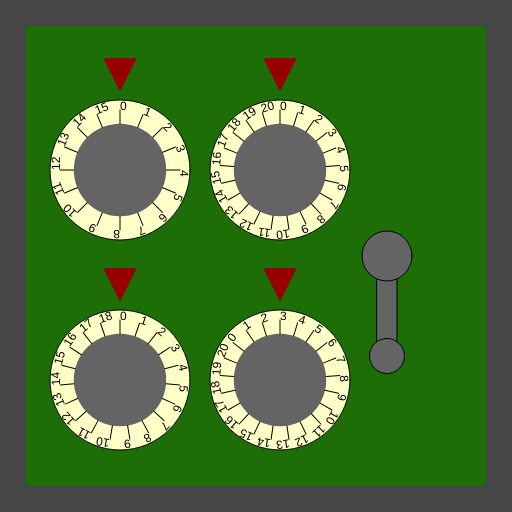
Frame 1 (no input)
Frame 60 (no input): identical to frame 1, image omitted
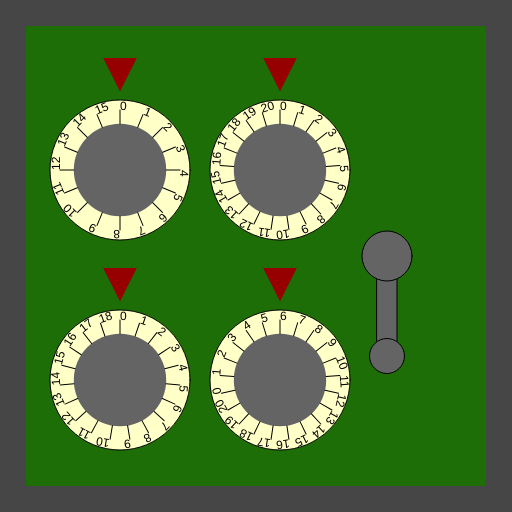
Frame 120 (the mouse pressed at the canvas centre since frame 60)

The p5.js sketch that drew these frames (run headless with seeded random() and noise() and a simulated clock; from frame 60 on, the mouse is pressed at the canvas centre):

// p5.js sketch
// ── sketch.js
/*

Officer: 2481930
CaseNum: 303-2-85225908-2481930

Case 303 - The Case of the Crooked Attorney
Stage 3 - The Gates Bank

I’ve made an appointment for you at the Gates Bank to retrieve your safe deposit box from the vault.
Actually you will break into Torvalds’ one.

Crack the safe by doing the following:

	When the mouse button is pressed:
	- Make HiddenVaultValA equal to the value of mouseY
	- Use the 'max' function to prevent HiddenVaultValA from falling below 3

	When the mouse button is released:
	- Increment HiddenVaultValB by 2
	- Use the 'constrain' function to prevent HiddenVaultValB from falling below 3 and going above 13

	Whilst the mouse is being dragged:
	- Make HiddenVaultValC equal to the value of mouseY
	- Use the 'constrain' function to prevent HiddenVaultValC from falling below 2 and going above 16

	Whilst the mouse is moving:
	- Increment HiddenVaultValD by 3
	- Use the 'min' function to prevent HiddenVaultValD from going above 17

	When the mouse button is released:
	- Make HiddenVaultValE equal to the value of mouseX
	- Use the 'min' function to prevent HiddenVaultValE from going above 69



This time you'll need to create the relevant event handlers yourself.

There are many possible ways of investigating this case, but you
should use ONLY the following commands:

	- The assignment operator aka. the equals sign !
	- mouseX, mouseY
	- Incrementing +=
	- Decrementing -=
	- min, max
	- constrain

*/

//declare the variables

var HiddenVaultValA;
var HiddenVaultValB;
var HiddenVaultValC;
var HiddenVaultValD;
var HiddenVaultValE;


function preload()
{
	//IMAGES WILL BE LOADED HERE

}

function setup()
{
	createCanvas(512,512);

	//initialise the variables
	HiddenVaultValA = 0;
	HiddenVaultValB = 0;
	HiddenVaultValC = 0;
	HiddenVaultValD = 0;
	HiddenVaultValE = 0;

}

///////////////////EVENT HANDLERS///////////////////

//Create event handlers here to open the safe ...

function mousePressed(){
    HiddenVaultValA = max(3, mouseY);
}

function mouseReleased(){
    //HiddenVaultValB = constrain(HiddenVaultValB+2, 3, 13);
    HiddenVaultValB += 2;
    HiddenVaultValB = constrain(HiddenVaultValB, 3, 13);
    
    HiddenVaultValE = min(69, mouseX);
    console.log(HiddenVaultValB);
}

function mouseDragged(){
    HiddenVaultValC = constrain(mouseY, 2, 16);
}

function mouseMoved(){
    HiddenVaultValD += 3;
    HiddenVaultValD = min(17, HiddenVaultValD);
}

///////////////DO NOT CHANGE CODE BELOW THIS POINT///////////////////

function draw()
{

	//Draw the safe door
	background(70);
	noStroke();
	fill(29,110,6);
	rect(26,26,width-52,width-52);

	//Draw the combination dials
	push();
	translate(120,170);
	drawDial(140,HiddenVaultValA, 16);
	pop();

	push();
	translate(120,380);
	drawDial(140,HiddenVaultValB, 19);
	pop();

	push();
	translate(280,170);
	drawDial(140,HiddenVaultValC, 21);
	pop();

	push();
	translate(280,380);
	drawDial(140,HiddenVaultValD, 21);
	pop();

	//Draw the lever
	push();
	translate(width - 125,256);
	drawLever(HiddenVaultValE);
	pop();


}

function drawDial(diameter,num,maxNum)
{
	//the combination lock

	var r = diameter * 0.5;
	var p = r * 0.6;

	stroke(0);
	fill(255,255,200);
	ellipse(0,0,diameter,diameter);
	fill(100);
	noStroke();
	ellipse(0,0,diameter*0.66,diameter*0.66);
	fill(150,0,0);
	triangle(
		-p * 0.4,-r-p,
		p * 0.4,-r-p,
		0,-r-p/5
	);

	noStroke();

	push();
	var inc = 360/maxNum;

	rotate(radians(-num * inc));
	for(var i = 0; i < maxNum; i++)
	{
		push();
		rotate(radians(i * inc));
		stroke(0);
		line(0,-r*0.66,0,-(r-10));
		noStroke();
		fill(0);
		text(i,0,-(r-10));
		pop();
	}

	pop();
}

function drawLever(rot)
{
	push();
	rotate(radians(-rot))
	stroke(0);
	fill(100);
	rect(-10,0,20,100);
	ellipse(0,0,50,50);
	ellipse(0,100,35,35);
	pop();
}
